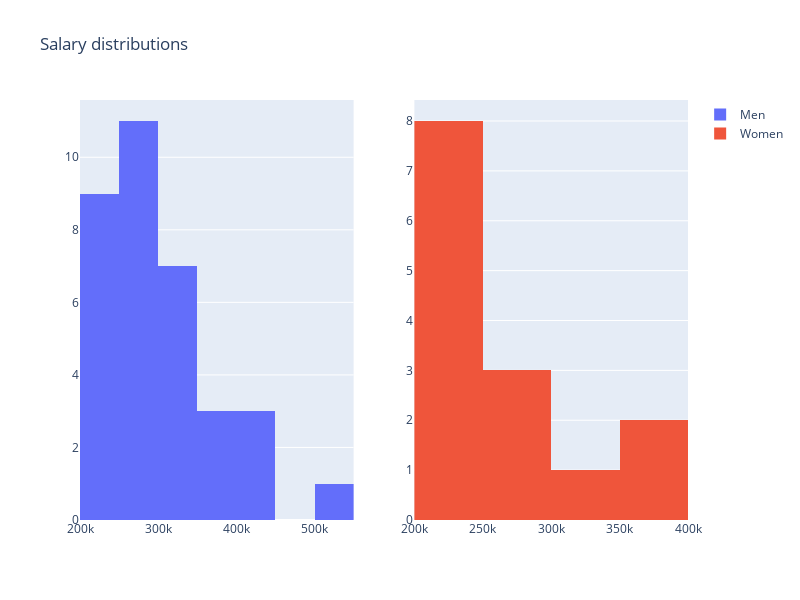

Notebook code cell kept with this figure:
### Code cell
dfw = df[(df.specialisation=='Mkt&Fin')&(df.workex=='No')&(df.gender=='F')]
dfm = df[(df.specialisation=='Mkt&Fin')&(df.workex=='No')&(df.gender=='M')]

from plotly.subplots import make_subplots
import plotly.graph_objects as go

fig = make_subplots(rows=1, cols=2)

fig.add_trace(
    go.Histogram(x=dfm['salary'], name="Men"),
    row=1, col=1
)
fig.add_trace(
    go.Histogram(x=dfw['salary'], name="Women"),
    row=1, col=2
)
fig.update_layout(height=600, width=800, title_text="Salary distributions")
fig.show()

### Figure 1 — Plotly figure (JSON) as saved in the notebook; plotly's stock layout.template omitted (floating-point values rounded to 4 significant figures)
{"data": [{"name": "Men", "type": "histogram", "x": [250000, 425000, 231000, null, 360000, null, null, 411000, null, 250000, 240000, 360000, 268000, 265000, 300000, 240000, 275000, 360000, 240000, 240000, 218000, 336000, 270000, null, 220000, 260000, null, null, 300000, 240000, null, 300000, null, 300000, 270000, 300000, null, 500000, null, 264000, null, 300000, 250000, null, 216000, 400000, 275000], "xaxis": "x", "yaxis": "y"}, {"name": "Women", "type": "histogram", "x": [null, 218000, null, 393000, 287000, 240000, 230000, 300000, 230000, null, 220000, 280000, 216000, 350000, null, 240000, 240000, 250000, null, null, null, null], "xaxis": "x2", "yaxis": "y2"}], "layout": {"height": 600, "title": {"text": "Salary distributions"}, "width": 800, "xaxis": {"anchor": "y", "domain": [0, 0.45]}, "xaxis2": {"anchor": "y2", "domain": [0.55, 1]}, "yaxis": {"anchor": "x", "domain": [0, 1]}, "yaxis2": {"anchor": "x2", "domain": [0, 1]}}}
